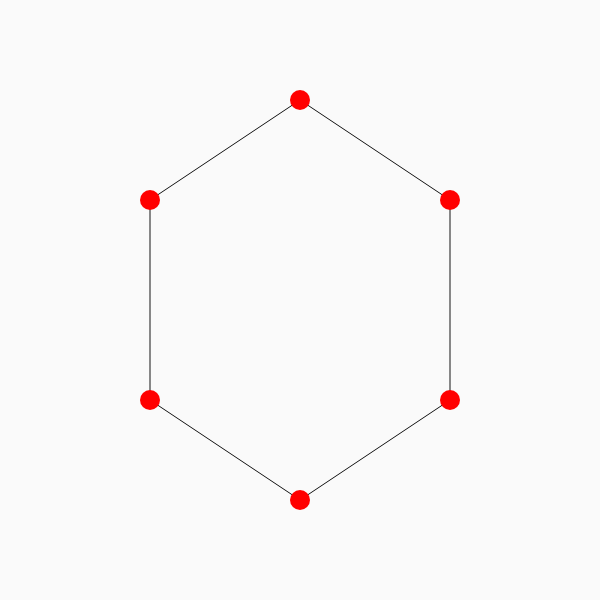
Frame 1 (no input)
Frame 60 (no input): identical to frame 1, image omitted
Frame 120 (the mouse pressed at the canvas centre since frame 60): identical to frame 1, image omitted

The p5.js sketch that drew this single still picture (run headless with seeded random() and noise() and a simulated clock; from frame 60 on, the mouse is pressed at the canvas centre):

// p5.js sketch
// ── sketch.js
function setup() {
  createCanvas(600, 600);
}

function draw() {
  background(250);

  //draw shape
  stroke(20);
  noFill();
  beginShape();
  vertex(150, 200);
  vertex(300, 100);
  vertex(450, 200);
  vertex(450, 400);
  vertex(300, 500);
  vertex(150, 400);
  vertex(150, 200);
  endShape();

  //draw red ellipses at the vertices
  noStroke();
  fill(255, 0, 0);
  ellipse(150, 200, 20, 20);
  ellipse(300, 100, 20, 20);
  ellipse(450, 200, 20, 20);
  ellipse(450, 400, 20, 20);
  ellipse(300, 500, 20, 20);
  ellipse(150, 400, 20, 20);
}
